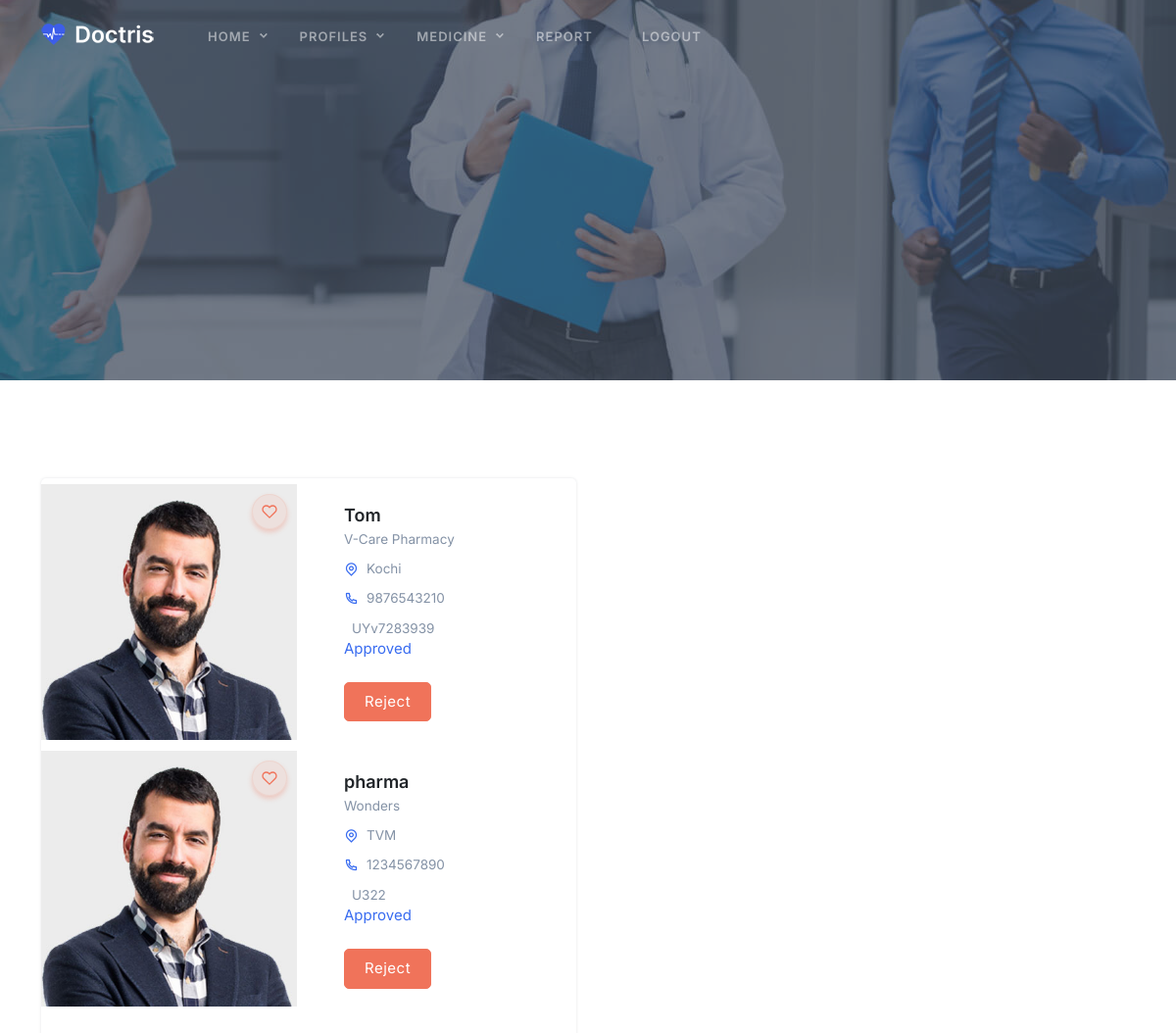
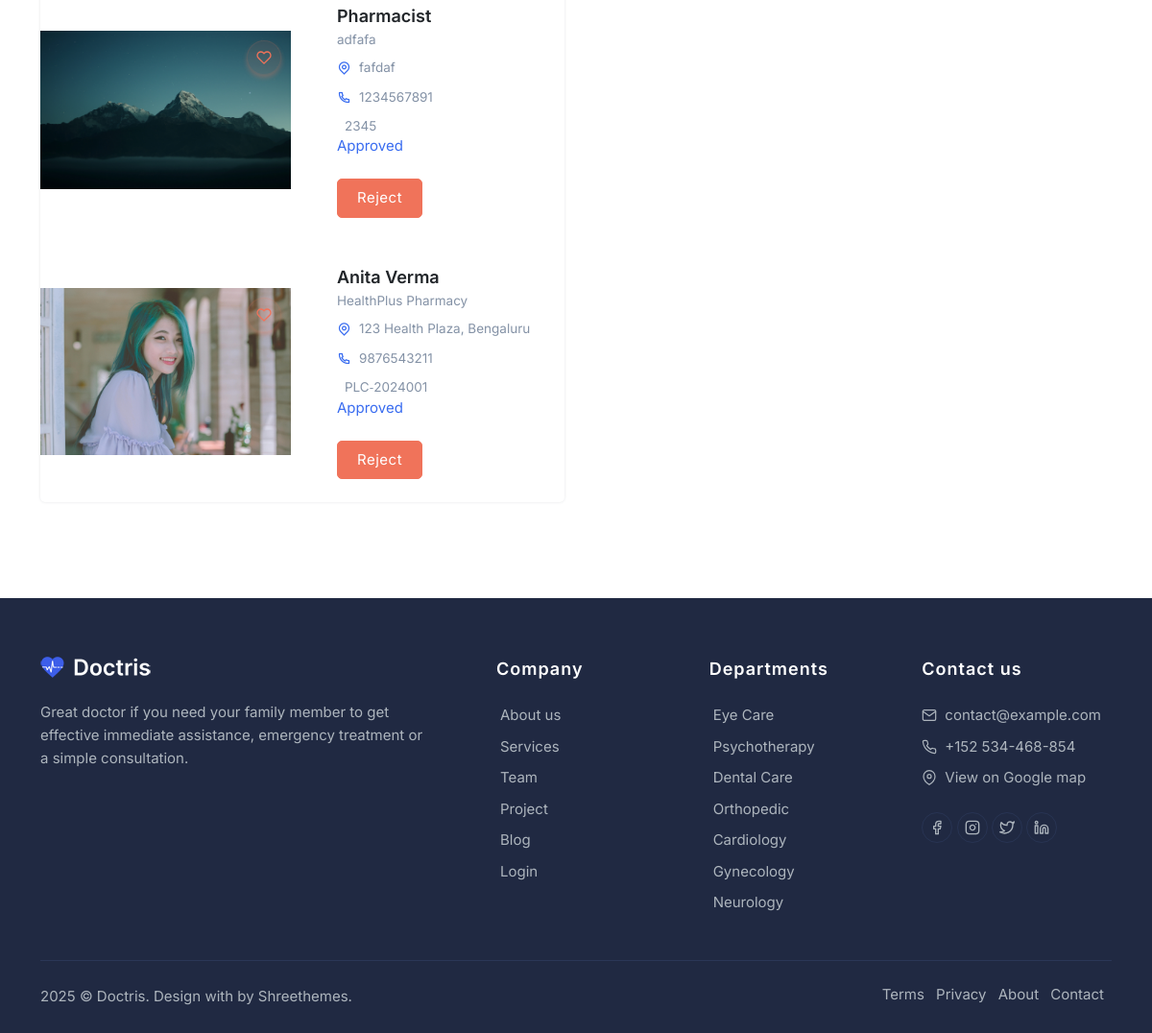
The page /admin_view_phar/ on the database its author committed (2 pictures, top to bottom).
### myapp/models.py (models this page shows)
class Pharmacist(models.Model):
    name = models.CharField(max_length=255)
    email = models.EmailField()
    phone = models.CharField(max_length=15)
    address = models.TextField()
    image = models.FileField(null=True, upload_to="profile")
    loginId = models.ForeignKey(Login, on_delete=models.CASCADE, null=True)
    pharmacy_license_number = models.CharField(max_length=255,null=True)
    pharmacy_name = models.CharField(max_length=255,null=True)

### myapp/views.py (the view)
# urls.py: path('admin_view_phar/',views.admin_view_phar),
def admin_view_phar(request):
    data=Pharmacist.objects.all()
    return render(request,'Admin/admin_view_phar.html',{'data':data})

### templates/Admin/admin_view_phar.html (shortened to what this page needs)
{% extends "Admin/common.html" %}
{% block content %}
<section class="section">
    <div class="container">
        <div class="row align-items-center">
            <div class="col-lg-6 col-md-12">
                <div class="card team border-0 rounded shadow overflow-hidden">
                    <div class="row align-items-center">
                    {% for i in data%}
                        <div class="col-md-6">
                            <div class="team-person position-relative overflow-hidden">
                                <img src="/static/assets/{{i.image}}" class="img-fluid" alt="">
                                <ul class="list-unstyled team-like">
                                    <li><a  class="btn btn-icon btn-pills btn-soft-danger"><i data-feather="heart" class="icons"></i></a></li>
                                </ul>
                            </div>
                        </div>
                        <div class="col-md-6">
                            <div class="card-body">
                                <a href="#" class="title text-dark h5 d-block mb-0">{{i.name}}</a>
                                <small class="text-muted speciality">{{i.pharmacy_name}}</small>
                                <ul class="list-unstyled mt-2 mb-0">
                                    <li class="d-flex">
                                        <i class="ri-map-pin-line text-primary align-middle"></i>
                                        <small class="text-muted ms-2">{{i.address}}</small>
                                    </li>
                                    <li class="d-flex mt-2">
                                        <i class="ri-phone-line text-primary align-middle"></i>
                                        <small class="text-muted ms-2">{{i.phone}}</small>
                                    </li>
                                    <li class="d-flex mt-2">
                                        <small class="text-muted ms-2">{{i.pharmacy_license_number}}</small>
                                    </li>
                                </ul>
                                {% if i.loginId.is_active == 0 %}
                                <a href="/accept_pharma?did={{i.loginId_id}}" class="btn btn-primary">Approve</a>
                                <a href="/reject_pharma?did={{i.loginId_id}}" class="btn btn-danger">Reject</a><br>
                                {% elif i.loginId.is_active == 1 %}
                                <a class="icon-btn">Approved </a>
                                <br><br>
                                <a href="/reject_pharma?did={{i.loginId_id}}" class="btn btn-danger">Reject</a><br>
                                {% endif %}
                            </div>
                        </div>
                        {% endfor %}
                    </div>
                </div>
            </div>
        </div>
    </div>
</section>
{% endblock  %}

### rows shown on the page
Pharmacist: image (picture), name "Tom", pharmacy_name "V-Care Pharmacy", address "Kochi", phone "9876543210", pharmacy_license_number "UYv7283939"
Pharmacist: image (picture), name "pharma", pharmacy_name "Wonders", address "TVM", phone "1234567890", pharmacy_license_number "U322"
Pharmacist: image (picture), name "Pharmacist", pharmacy_name "adfafa", address "fafdaf", phone "1234567891", pharmacy_license_number "2345"
Pharmacist: image (picture), name "Anita Verma", pharmacy_name "HealthPlus Pharmacy", address "123 Health Plaza, Bengaluru", phone "9876543211", pharmacy_license_number "PLC‑2024001"
